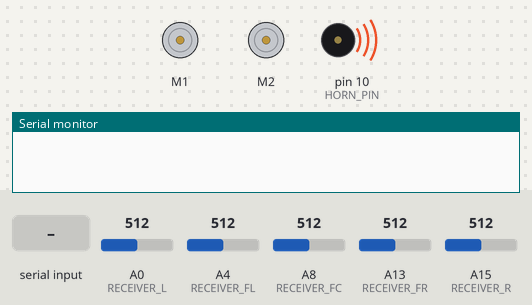
Simulated run of this sketch. Board: Arduino Mega 2560, built with avr-gcc and run on an emulated ATmega2560. Parts: 2 × DC motor (green arrow = forward, orange = backward, longer = faster), buzzer (waves = sounding), the last lines printed to the serial monitor. The inputs (shaded band) are chosen by the test bench; at power-on: A0 (RECEIVER_L) = 512, A4 (RECEIVER_FL) = 512, A8 (RECEIVER_FC) = 512, A13 (RECEIVER_FR) = 512, A15 (RECEIVER_R) = 512.

Above: at 3.2 s.
3.3 s: "30,150\n" received over the second serial link
At 3.56 s:
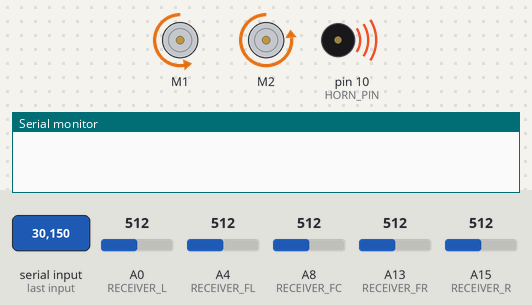
6.3 s: "a90\n" received over the second serial link
At 7.2 s:
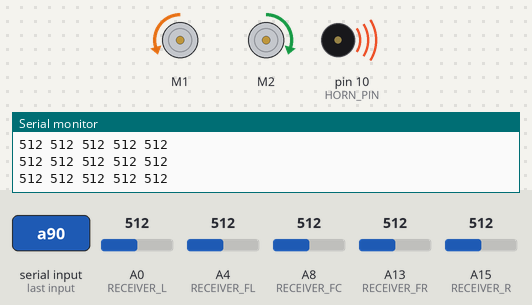
9.3 s: "m90\n" received over the second serial link
At 9.58 s:
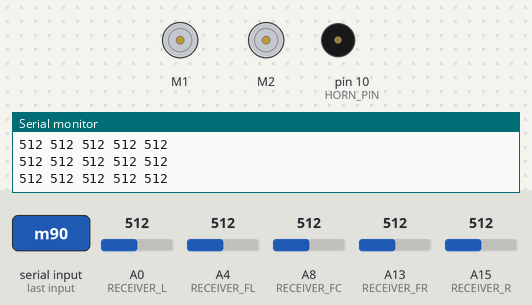
12.3 s: "a\n" received over the second serial link
At 12.7 s:
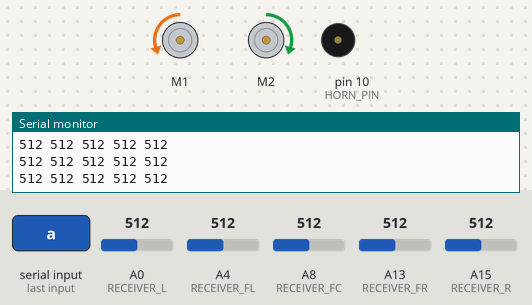
15.3 s: A0 (RECEIVER_L) set to 502
At 15.7 s:
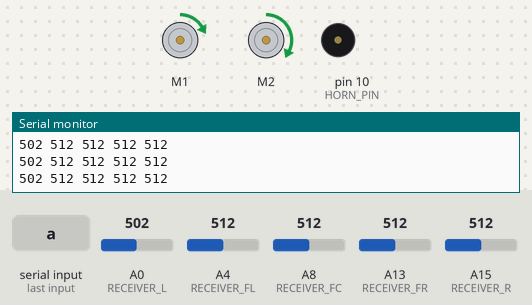
18.3 s: A4 (RECEIVER_FL) set to 504
At 18.7 s:
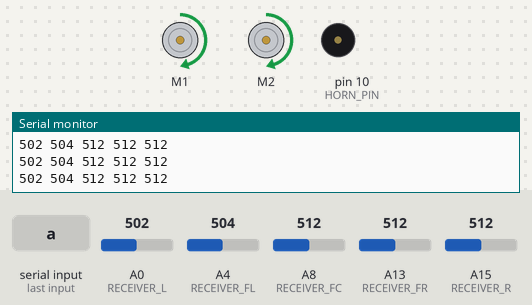
Timing chart, 0 to 22.3 s (numbered marks = the images above; inputs shaded):
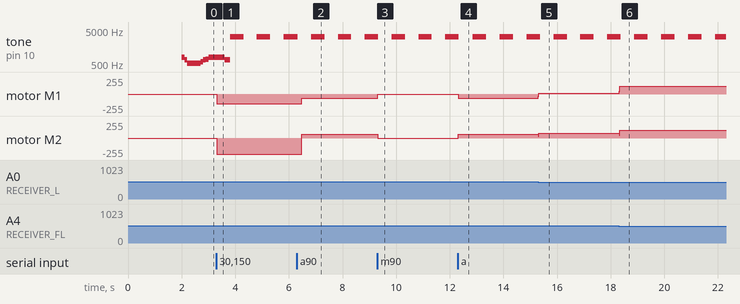

The sketch:

Packmule.ino
```cpp
#include "includes.h"
Sabertooth ST(128, Serial1); // Address 128, and use Serial1 as the serial port.
int hornIterator = -1, toneIterator = -1, previousDir = 0, tries = 0, errors = 0, successCount = 0;
int leftObstacle = 0, centerObstacle = 0, rightObstacle = 0;
unsigned long previousMillis = 0, currentMillis = 0;
String buffer = "", lastTurn = "";
bool stringComplete = false, shouldPlayStartup = false, manualMode = true, shouldHonk = false, shouldPlayBackupTone = false, errorSent = false, errorCleared = false, emergencyStopEngaged = false, firstBeep = true, silence = false;;
void setup()
{
  Serial1.begin(9600); // Sabertooth serial line
  Serial2.begin(9600); // HM-10 serial line
  Serial.begin(9600); // Serial monitor line
  ST.autobaud();
  pinMode(HORN_PIN, OUTPUT);
  pinMode(RECEIVER_FL, INPUT);
  ST.drive(0);
  ST.turn(0);
  shouldPlayStartup = true;
}
void loop()
{
  processSerialInput();
  if(manualMode){
    emergencyStopEngaged = false;
  }
  if(!manualMode && !emergencyStopEngaged) {
    if(successCount > 10){
      //checkIR();
    }
    followUser();
  }
  if(shouldPlayStartup) {
    playStartup();
  }
  else if(shouldPlayBackupTone) {
    playBackupTone();
    shouldHonk = false;
  }
  else if(shouldHonk){
    honk();
  }
}
```

includes.h
```cpp
#include <Sabertooth.h>
#include <SoftwareSerial.h>
#include <NewPing.h>
#include <NewTone.h>
#define RECEIVER_R A15
#define RECEIVER_FR A13
#define RECEIVER_FC A8
#define RECEIVER_FL A4
#define RECEIVER_L A0
#define IR_THRESHOLD 400
#define IR_SUCCESS_THRESHOLD 2
#define IR_LEFT A1
#define IR_CENTER A6
#define IR_RIGHT A3
#define HORN_PIN 10
#define DIRECTION_LEFT 0
#define DIRECTION_SLIGHT_LEFT 1
#define DIRECTION_FORWARD 2
#define DIRECTION_SLIGHT_RIGHT 3
#define DIRECTION_RIGHT 4
#define OBSTACLE_TIMEOUT 1000
void playStartUpSound();
void playHorn();
void processSerialInput();
void echoCheck();
void followUser();
void playStartup();
void playBackupTone();
void honk();
#define NOTE_B0  31
#define NOTE_C1  33
#define NOTE_CS1 35
#define NOTE_D1  37
#define NOTE_DS1 39
#define NOTE_E1  41
#define NOTE_F1  44
#define NOTE_FS1 46
#define NOTE_G1  49
#define NOTE_GS1 52
#define NOTE_A1  55
#define NOTE_AS1 58
#define NOTE_B1  62
#define NOTE_C2  65
#define NOTE_CS2 69
#define NOTE_D2  73
#define NOTE_DS2 78
#define NOTE_E2  82
#define NOTE_F2  87
#define NOTE_FS2 93
#define NOTE_G2  98
#define NOTE_GS2 104
#define NOTE_A2  110
#define NOTE_AS2 117
#define NOTE_B2  123
#define NOTE_C3  131
#define NOTE_CS3 139
#define NOTE_D3  147
#define NOTE_DS3 156
#define NOTE_E3  165
#define NOTE_F3  175
#define NOTE_FS3 185
#define NOTE_G3  196
#define NOTE_GS3 208
#define NOTE_A3  220
#define NOTE_AS3 233
#define NOTE_B3  247
#define NOTE_C4  262
#define NOTE_CS4 277
#define NOTE_D4  294
#define NOTE_DS4 311
#define NOTE_E4  330
#define NOTE_F4  349
#define NOTE_FS4 370
#define NOTE_G4  392
#define NOTE_GS4 415
#define NOTE_A4  440
#define NOTE_AS4 466
#define NOTE_B4  494
#define NOTE_C5  523
#define NOTE_CS5 554
#define NOTE_D5  587
#define NOTE_DS5 622
#define NOTE_E5  659
#define NOTE_F5  698
#define NOTE_FS5 740
#define NOTE_G5  784
#define NOTE_GS5 831
#define NOTE_A5  880
#define NOTE_AS5 932
#define NOTE_B5  988
#define NOTE_C6  1047
#define NOTE_CS6 1109
#define NOTE_D6  1175
#define NOTE_DS6 1245
#define NOTE_E6  1319
#define NOTE_F6  1397
#define NOTE_FS6 1480
#define NOTE_G6  1568
#define NOTE_GS6 1661
#define NOTE_A6  1760
#define NOTE_AS6 1865
#define NOTE_B6  1976
#define NOTE_C7  2093
#define NOTE_CS7 2217
#define NOTE_D7  2349
#define NOTE_DS7 2489
#define NOTE_E7  2637
#define NOTE_F7  2794
#define NOTE_FS7 2960
#define NOTE_G7  3136
#define NOTE_G8  6272
#define NOTE_GS7 3322
#define NOTE_A7  3520
#define NOTE_AS7 3729
#define NOTE_B7  3951
#define NOTE_C8  4186
#define NOTE_CS8 4435
#define NOTE_D8  4699
#define NOTE_DS8 4978
```

ping_sensors.ino
```cpp
void checkIR() {
  if(analogRead(IR_LEFT) > IR_THRESHOLD) {
    if(leftObstacle >= IR_SUCCESS_THRESHOLD) {
      ST.drive(-20);
      ST.turn(15);
      delay(1000);
      //Serial.println("left");
      ST.drive(40);
      ST.turn(0);
      delay(1500);
      ST.drive(0);
      ST.turn(0);
      leftObstacle = -1;
    }
    leftObstacle++;
  }
  else {
    leftObstacle = 0;
  }
  if(analogRead(IR_CENTER) > IR_THRESHOLD) {
    if(centerObstacle >= IR_SUCCESS_THRESHOLD) {
      ST.drive(-20);
      ST.turn(0);
      delay(1000);
      recoverFromCenterObstacle();
      //Serial.println("center");
      ST.drive(0);
      ST.turn(0);
      centerObstacle = -1;
    }
    centerObstacle++;
  }
  else {
    centerObstacle = 0;
  }
  if(analogRead(IR_RIGHT) > IR_THRESHOLD) {
    if(rightObstacle >= IR_SUCCESS_THRESHOLD) {
      ST.drive(-20);
      ST.turn(-15);
      delay(1000);
      //Serial.println("right");
      ST.drive(40);
      ST.turn(0);
      delay(1500);
      ST.drive(0);
      ST.turn(0);
      rightObstacle = -1;
    }
    rightObstacle++;
  }
  else {
    rightObstacle = 0;
  }

  Serial.print(analogRead(IR_LEFT));
  Serial.print(" ");
  Serial.print(analogRead(IR_CENTER));
  Serial.print(" ");
  Serial.print(analogRead(IR_RIGHT));
  Serial.println();
}
void recoverFromCenterObstacle() {
    if(analogRead(RECEIVER_FL) >= analogRead(RECEIVER_FR)) {
      ST.drive(0);
      ST.turn(-15);
    }
    else {
      ST.drive(0);
      ST.turn(15);
    }
    delay(1000);
    ST.drive(20);
    ST.turn(0);
    delay(500);
}
```

serial.ino
```cpp
void processSerialInput() {
   while (Serial2.available()) {
    // get the new byte:
    char inChar = (char)Serial2.read();
    if (inChar == '\n') {
      stringComplete = true;
    }
    else {
    // else add it to the inputString
      buffer += inChar;
    }
  }
  if(stringComplete){
    switch (buffer[0]) {
      case 'h':
        shouldHonk = true;
        previousMillis = 0;
        Serial2.print(" ");
        break;
      case 'm':
        manualMode = true;
        ST.turn(0);
        ST.drive(0);
        Serial2.print(" ");
        break;
      case 'a':
        manualMode = false;
        Serial2.print(" ");
        break;
      case 'e':
          emergencyStopEngaged = true;
          ST.drive(0);
          ST.turn(0);
          Serial2.print("Halted");
          break;
      case 'd':
          emergencyStopEngaged = false;
          ST.drive(0);
          ST.turn(0);
          Serial2.print(" ");
          break;
      default:
        if(manualMode){
          if(buffer.length() != 6) {
            break;
          }
          int speed = buffer.substring(0,3).toInt() - 127;
          int direction = buffer.substring(3).toInt() - 127;
          if(speed < 0) {
            shouldPlayBackupTone = true;
          }
          else {
            if(!firstBeep && !shouldHonk && !shouldPlayStartup){
              // Stop the backup sound when necessary
              noNewTone(HORN_PIN);
            }
            shouldPlayBackupTone = false;
            firstBeep = true;
          }
          ST.drive(speed);
          ST.turn(direction);
          //Serial.println(buffer);
        }
        break;
    }
    stringComplete = false;
    buffer = "";
  }
}
```

sounds.ino
```cpp
void honk() {
  int length = 1;
  int dLay = 300;
  int notes[] = {NOTE_C6};
  int delayScaling[] = {1};
  currentMillis = millis();
  if(previousMillis == 0 || currentMillis - previousMillis >= dLay * delayScaling[hornIterator]){
    previousMillis = currentMillis;
    hornIterator++;
    noNewTone(HORN_PIN);
    shouldHonk = hornIterator < length ? true : false;
    if(shouldHonk){
      NewTone(HORN_PIN, notes[hornIterator]);
    }
    else {
      hornIterator = -1;
    }
  }
}

void playBackupTone() {
  int dLay = 500;
  currentMillis = millis();
  if(firstBeep) {
    previousMillis = 0;
    firstBeep = false;
    silence = false;
  }
  if(previousMillis == 0 || currentMillis - previousMillis >= dLay){
    previousMillis = currentMillis;
    if(silence){
      noNewTone(HORN_PIN);
    }
    else {
      NewTone(HORN_PIN, NOTE_G7);
    }
    silence = !silence;
  }
}

void playStartup() {
  int length = 12;
  int dLay = 100;
  int notes[] = {NOTE_G5,NOTE_E5,NOTE_C5,NOTE_C5,NOTE_C5,NOTE_D5,NOTE_E5,NOTE_F5,NOTE_G5,NOTE_G5,NOTE_G5,NOTE_E5};
  int delayScaling[] = {1,1,2,2,1,1,1,1,2,2,2,2};
  currentMillis = millis();
  if(previousMillis == 0 || currentMillis - previousMillis >= dLay * delayScaling[hornIterator]){
    previousMillis = currentMillis;
    hornIterator++;
    noNewTone(HORN_PIN);
    shouldPlayStartup = hornIterator < length ? true : false;
    if(shouldPlayStartup){
      NewTone(HORN_PIN, notes[hornIterator]);
    }
    else {
      hornIterator = -1;
    }
  }
}
```

ultrasonic_recievers.ino
```cpp
void followUser(){
  // Variables to hold sensor readings
  int l, fl, fc, fr, r;
  // Read from all the sensors
  l = analogRead(RECEIVER_L);
  fl = analogRead(RECEIVER_FL);
  fc = analogRead(RECEIVER_FC);
  fr = analogRead(RECEIVER_FR);
  r = analogRead(RECEIVER_R);
  int dir = getDirection(l, fl, fc, fr, r);

 switch(dir){
    case DIRECTION_LEFT:
      ST.turn(-30);
      ST.drive(0);
      Serial2.print("Hard Left");
      //Serial.println("hard left");
      break;
    case DIRECTION_SLIGHT_LEFT:
      ST.turn(-15);
      ST.drive(20);
      Serial2.print("Left");
      //Serial.println("left");
      break;
    case DIRECTION_FORWARD:
      ST.turn(0);
      ST.drive(60);
      Serial2.print("Forward");
      //Serial.println("forward");
      break;
    case DIRECTION_SLIGHT_RIGHT:
      ST.turn(15);
      ST.drive(20);
      Serial2.print("Right");
      //Serial.println("right");
      break;
    case DIRECTION_RIGHT:
      ST.turn(30);
      ST.drive(0);
      Serial2.print("Hard Right");
      //Serial.println("hard right");
      break;
    case -1: // We only want to fall into this case if several consecutive errors have occurred
      ST.turn(0);
      ST.drive(0);
      if(errorCleared){
        Serial2.print("User Lost");
        errorCleared = false;
      }
      Serial.println("error");
      break;
     default:
        successCount++;
        //Serial.println("Adding Success");
        break;
  }
  Serial.print(l);
  Serial.print(" ");
  Serial.print(fl);
  Serial.print(" ");
  Serial.print(fc);
  Serial.print(" ");
  Serial.print(fr);
  Serial.print(" ");
  Serial.print(r);
  Serial.println();
}
// Function to determine where the user is
int getDirection(int l, int fl, int fc, int fr, int r) {
  int max = 0, direction = DIRECTION_LEFT;
  if(l > max){
    max = l;
  }
  if(fl > max) {
    max = fl;
    direction = DIRECTION_SLIGHT_LEFT;
  }
  if(fc > max){
    max = fc;
    direction = DIRECTION_FORWARD;
  }
  if (fr > max){
    max = fr;
    direction = DIRECTION_SLIGHT_RIGHT;
  }
  if(r > max) {
    max = r;
    direction = DIRECTION_RIGHT;
  }
  if (max < 100){
    errors++;
    successCount = 0;
    if(errors > 5){
      return -1;
    }
    return previousDir;
  }
  clearErrors();
  if(successCount > 10){
    successCount = 11;// Preventing integer from getting too large
    Serial2.print(" ");
    previousDir = direction;
    return direction;
  }
  return 's';
}
int takeSamples(int numberOfSamples) {
  unsigned long fl = 0, fr = 0, temp;
  for(int i = 0; i < numberOfSamples; i++) {
    temp = analogRead(RECEIVER_FL);
    if (fl < temp){
      fl = temp;
    }
  }
  return fl;
}
void clearErrors(){
  errors = 0;
  if(!errorCleared){
        Serial2.print("");
        errorCleared = true;
    }
}
```

Measured:
- the behaviour switches between 512 and 511 on A0 (RECEIVER_L) (found by bisection; images 4 and 5)
- the behaviour switches between 512 and 511 on A4 (RECEIVER_FL) (found by bisection; images 5 and 6)
- after the input at 3.3 s, motor M1: stopped → backward 148/255 at once; motor M2: stopped → backward 240/255 at once
- after the input at 6.3 s, motor M1: backward 148/255 → backward 60/255 after 0.19 s; motor M2: backward 240/255 → forward 60/255 after 0.19 s
- after the input at 9.3 s, motor M1: backward 60/255 → stopped at once; motor M2: forward 60/255 → stopped at once
- after the input at 12.3 s, motor M1: stopped → backward 60/255 at once; motor M2: stopped → forward 60/255 at once
- after the input at 15.3 s, motor M1: backward 60/255 → forward 10/255 at once; motor M2: forward 60/255 → forward 70/255 at once
- after the input at 18.3 s, motor M1: forward 10/255 → forward 120/255 at once; motor M2: forward 70/255 → forward 120/255 at once
